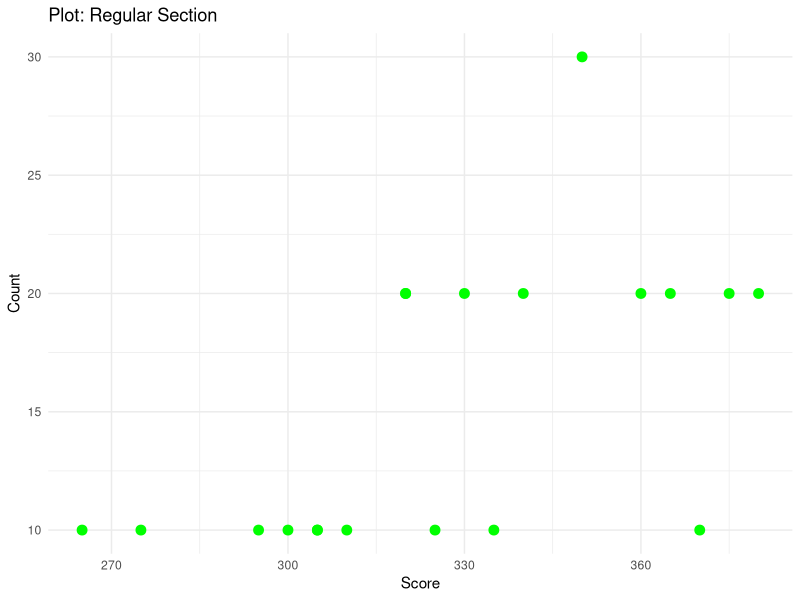
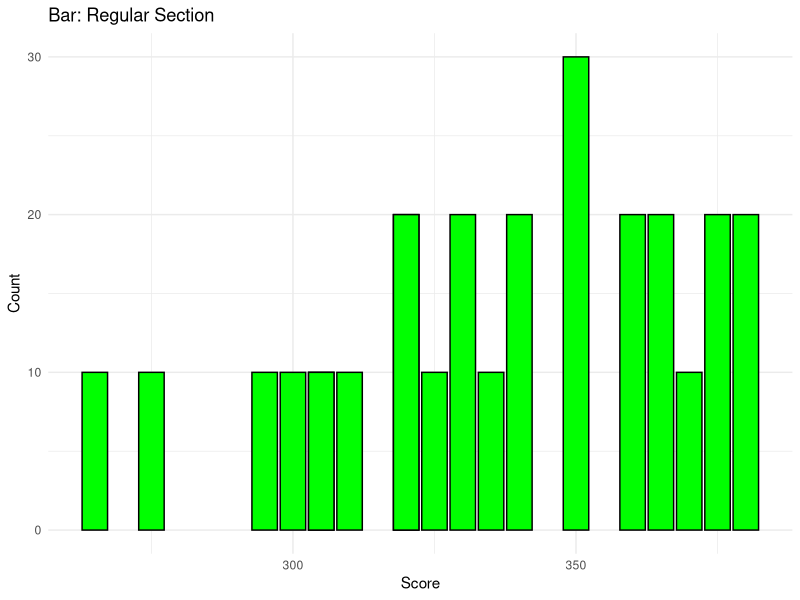
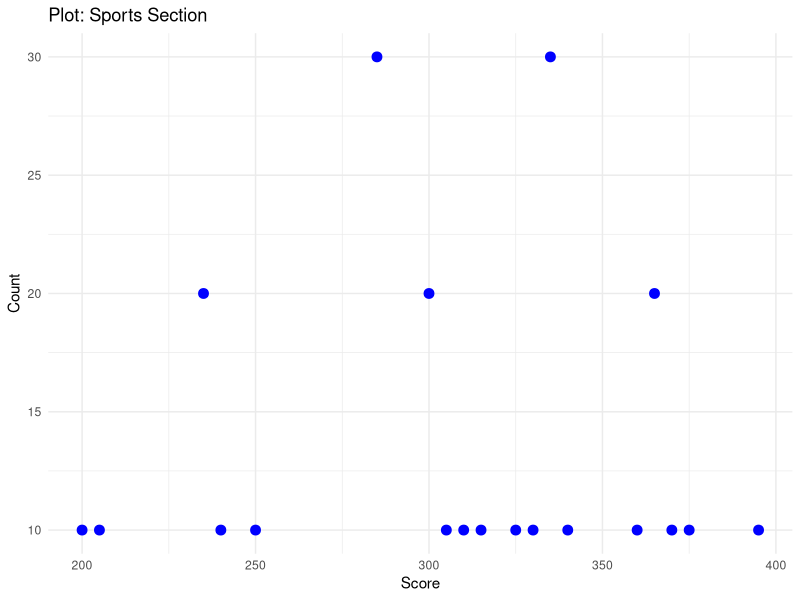
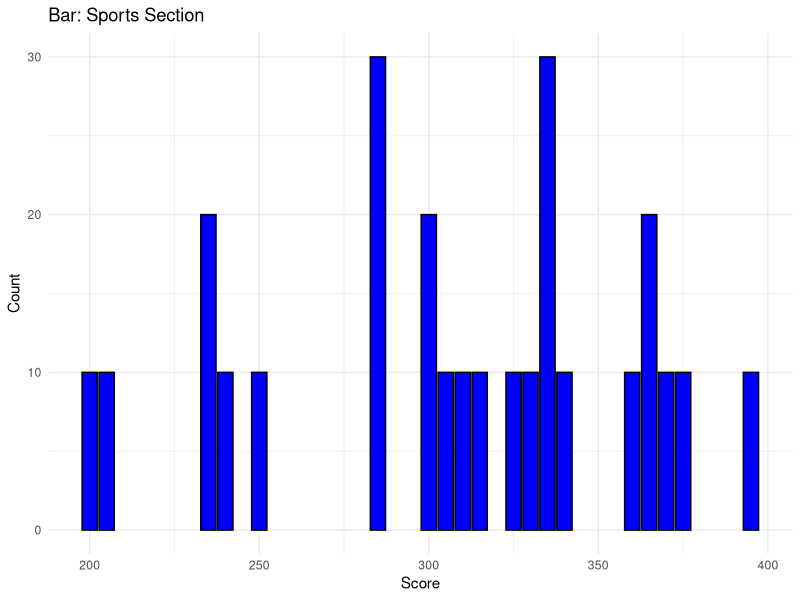
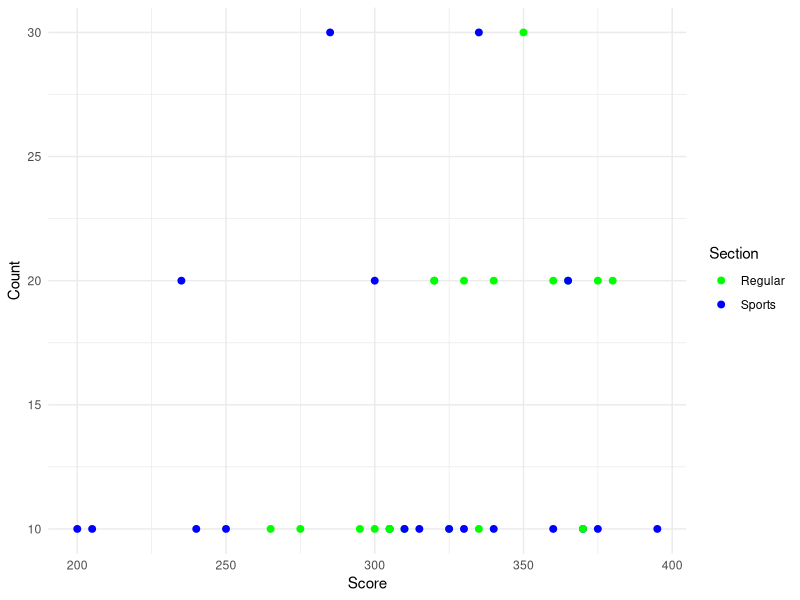
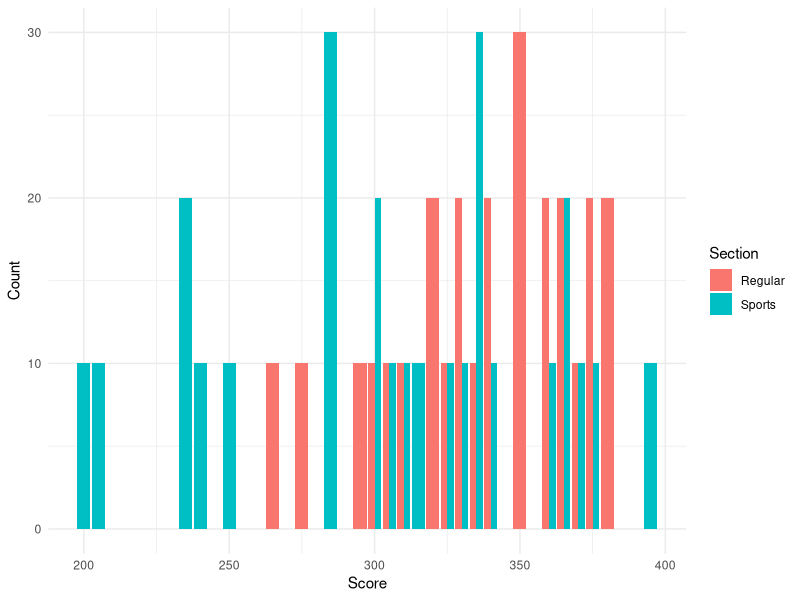

Write the R code that produced these figures, in order.
# Assignment: Week4 #1
# Name: Couto, Maria
# Date: 2023-06-30

setwd("C:/Users/ait0s/OneDrive/Documents/GitHub/Couto_DSC520")

# Load the `scores.csv' data set

datasetforscores <- read.csv("scores.csv")
datasetforscores

# What are the observational units in this study?

  # In statistics, observational units are the entities (people,things,etc.)
  # and may sometimes be referred as subject if they are people.
  # In a datafarame,
  # however, every row is considered an observation and every column is a
  # variable. There are 38 rows and 3 columns in this dataset

nrow(datasetforscores)

# Identify the variables mentioned in the narrative paragraph 
#   and determine which are categorical and quantitative?

  # Categorical Variables: sections (sports and variety)
  # Quantitative: course grades and total points earned

# Create one variable to hold a subset of your data set that contains 
#   only the Regular Section and one variable for the Sports Section.

library(plyr)
library(dplyr)
select(datasetforscores, "Section")
regular_section <- filter(datasetforscores, Section == "Regular")
sports_section <- filter(datasetforscores, Section == "Sports")
regular_section
sports_section

# Use the Plot function to plot each Sections scores and 
# the number of students achieving that score. 
# Use additional Plot Arguments to label the graph 
# and give each axis an appropriate label. 


library(ggplot2)
theme_set(theme_minimal())

# Plot each Section (Regular Scatter & Histogram)
ggplot(regular_section, aes(Score, Count)) + 
  geom_point(colour = "green",size = 3) +
  ggtitle("Plot: Regular Section")

ggplot(regular_section, aes(y=Count,x=Score)) +
  geom_bar(position = 'dodge', stat='identity',colour="black",fill="green") +
  ggtitle("Bar: Regular Section")

# Plot each Section (Sports Scatter & Histogram)

ggplot(sports_section, aes(Score, Count)) +
  geom_point(colour = "blue",size = 3) +
  ggtitle("Plot: Sports Section")

ggplot(sports_section, aes(y=Count,x=Score)) +
  geom_bar(position = 'dodge', stat='identity',colour="black",fill="blue") +
  ggtitle("Bar: Sports Section")


# Comparing and contrasting the point distributions between the two section, 
# looking at both tendency and consistency: Can you say that one section tended 
# to score more points than the other? Justify and explain your answer.
  # we can see that the regular section has a tendency to score more.
  # the bar chart for the regular section is unimodal with one peak and
  # has a distribution that is left -skewed. Meaning, more participants
  # scored higher and the lower tail is longer on the left side.
  # The sports section,on the other hand, has a bimodal distribution with two 
  # distinct peaks and has multiple modes where different values
  # appear more in the dataset. 
  

# Did every student in one section score more points than every student 
# in the other section? If not, explain what a statistical tendency means 
# in this context.
# For this question, I plotted the values of both sections side by side
# to show the comparison between the two. The visuals show us
# that the sports section has both the highest and the lowest score
# in the dataset. So not every student in one section score more
# point than the other. Rather, the scores are more distributed
# between the two sections. Statistical tendency helps us
# describe a dataset by showing the frequency of the distribution of the
# observations. The charts help us see the mode or the frequency of the
# occurence in each data points. The graph shows that in the regular section,
# the data points gravitate toward the higher end of the x axis which is a good
# indicator that the regular section, overall, scored higher points than the 
# sports section.

#Side-by_Side Plot comparison for Regular and Sports Section

ggplot(datasetforscores, aes(x=Score,y=Count,colour=Section)) +
  geom_point(size = 2) +
  scale_color_manual(values = c("Regular"="green","Sports"="blue"))

#Side-by_Side Bar comparison for Regular and Sports Section


ggplot(datasetforscores, aes(fill=Section,y=Count,x=Score)) +
  geom_bar(position = 'dodge', stat='identity')

# What could be one additional variable that was not mentioned 
# in the narrative that could be influencing the point distributions 
# between the two sections
# On the narrative- it speaks to  course grades and total points 
# earned in the course as the quantitative value. However, the columns
# in the dataset shows counts, scores, and section. I'm assuming then, 
# that the count refers to the number of students who achieved the score
# and their respective sections for each row. For example, does
# gender play a role on whether or not a student would choose
# to go to a course exclusive to sports application? While there are a lot of
# variables that could affect the score, I would also be interested in 
# seeing the grades if the students prior to the professor teaching
# the section. This would tell us if students who tend to perform better
# has a tendency to enroll in the sports section or would they prefer to be
# given a variety of application areas when they are learning their
# lesson. 




